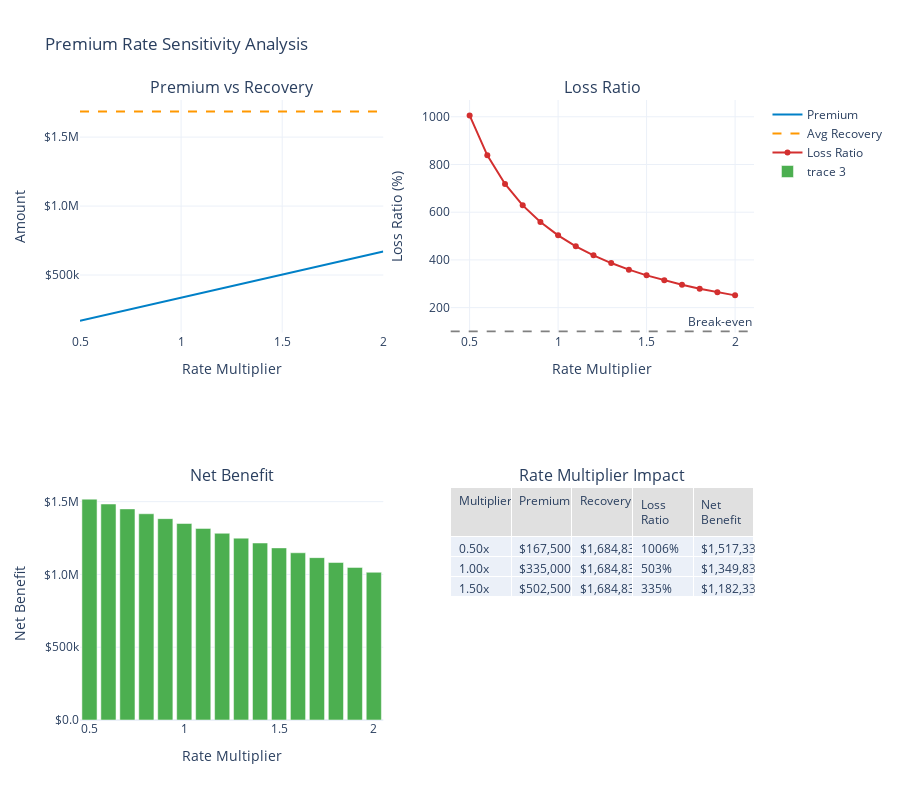

Here is the notebook cell this chart was saved with:
### Markdown cell above
## 3. Premium Sensitivity Analysis

### Code cell
def premium_sensitivity_analysis():
    """Analyze sensitivity to premium rates."""
    
    # Base configuration
    base_attachments = [0, 5_000_000, 25_000_000]
    base_limits = [5_000_000, 20_000_000, 25_000_000]
    base_rates = [0.015, 0.008, 0.004]
    
    # Generate losses
    loss_generator = ManufacturingLossGenerator(
        attritional_params={
            'base_frequency': 5.0,
            'severity_mean': 50_000,
            'severity_cv': 0.8
        },
        large_params={
            'base_frequency': 0.5,
            'severity_mean': 2_000_000,
            'severity_cv': 1.2
        },
        catastrophic_params={
            'base_frequency': 0.02,
            'severity_xm': 10_000_000,
            'severity_alpha': 2.5
        },
        seed=42
    )
    
    annual_losses = []
    for _ in range(1000):
        events, stats = loss_generator.generate_losses(duration=1.0, revenue=10_000_000)
        annual_losses.append(stats['total_amount'])
    
    # Test different rate multipliers
    multipliers = np.linspace(0.5, 2.0, 16)
    results = []
    
    for mult in multipliers:
        adjusted_rates = [r * mult for r in base_rates]
        
        layers = [
            EnhancedInsuranceLayer(base_attachments[i], base_limits[i], adjusted_rates[i])
            for i in range(3)
        ]
        program = InsuranceProgram(layers)
        
        premium = program.calculate_annual_premium()
        recoveries = []
        for loss in annual_losses:
            recovery_details = program.process_claim(loss)
            recoveries.append(recovery_details['insurance_recovery'])
        
        results.append({
            'multiplier': mult,
            'premium': premium,
            'avg_recovery': np.mean(recoveries),
            'loss_ratio': np.mean(recoveries) / premium if premium > 0 else 0,
            'net_benefit': np.mean(recoveries) - premium
        })
    
    sensitivity_df = pd.DataFrame(results)
    
    # Create visualization
    fig = make_subplots(
        rows=2, cols=2,
        subplot_titles=(
            'Premium vs Recovery',
            'Loss Ratio',
            'Net Benefit',
            'Rate Multiplier Impact'
        ),
        specs=[
            [{'type': 'xy'}, {'type': 'xy'}],
            [{'type': 'bar'}, {'type': 'table'}]
        ]
    )
    
    # Premium vs Recovery
    fig.add_trace(
        go.Scatter(
            x=sensitivity_df['multiplier'],
            y=sensitivity_df['premium'],
            mode='lines',
            name='Premium',
            line=dict(color=WSJ_COLORS['blue'], width=2)
        ),
        row=1, col=1
    )
    
    fig.add_trace(
        go.Scatter(
            x=sensitivity_df['multiplier'],
            y=sensitivity_df['avg_recovery'],
            mode='lines',
            name='Avg Recovery',
            line=dict(color=WSJ_COLORS['orange'], width=2, dash='dash')
        ),
        row=1, col=1
    )
    
    # Loss Ratio
    fig.add_trace(
        go.Scatter(
            x=sensitivity_df['multiplier'],
            y=sensitivity_df['loss_ratio'] * 100,
            mode='lines+markers',
            name='Loss Ratio',
            line=dict(color=WSJ_COLORS['red'], width=2)
        ),
        row=1, col=2
    )
    
    # Add 100% reference line
    fig.add_hline(
        y=100,
        line_dash="dash",
        line_color="gray",
        annotation_text="Break-even",
        row=1, col=2
    )
    
    # Net Benefit
    fig.add_trace(
        go.Bar(
            x=sensitivity_df['multiplier'],
            y=sensitivity_df['net_benefit'],
            marker_color=np.where(sensitivity_df['net_benefit'] > 0, 
                                 WSJ_COLORS['green'], WSJ_COLORS['red'])
        ),
        row=2, col=1
    )
    
    # Rate impact table
    selected_mults = [0.5, 0.75, 1.0, 1.25, 1.5]
    selected_data = sensitivity_df[sensitivity_df['multiplier'].isin(selected_mults)]
    
    fig.add_trace(
        go.Table(
            header=dict(
                values=['Multiplier', 'Premium', 'Recovery', 'Loss Ratio', 'Net Benefit'],
                fill_color=WSJ_COLORS['light_gray'],
                align='left'
            ),
            cells=dict(
                values=[
                    [f'{x:.2f}x' for x in selected_data['multiplier']],
                    ['${:,.0f}'.format(x) for x in selected_data['premium']],
                    ['${:,.0f}'.format(x) for x in selected_data['avg_recovery']],
                    ['{:.0f}%'.format(x*100) for x in selected_data['loss_ratio']],
                    ['${:,.0f}'.format(x) for x in selected_data['net_benefit']]
                ],
                align='left'
            )
        ),
        row=2, col=2
    )
    
    # Update layout
    fig.update_layout(
        height=800,
        showlegend=True,
        title_text="Premium Rate Sensitivity Analysis",
        template='plotly_white'
    )
    
    fig.update_xaxes(title_text="Rate Multiplier", row=1, col=1)
    fig.update_xaxes(title_text="Rate Multiplier", row=1, col=2)
    fig.update_xaxes(title_text="Rate Multiplier", row=2, col=1)
    
    fig.update_yaxes(title_text="Amount", row=1, col=1, tickformat='$.2s')
    fig.update_yaxes(title_text="Loss Ratio (%)", row=1, col=2)
    fig.update_yaxes(title_text="Net Benefit", row=2, col=1, tickformat='$.2s')
    
    fig.show()
    
    # Find optimal multiplier
    optimal_idx = sensitivity_df['net_benefit'].idxmax()
    optimal_mult = sensitivity_df.loc[optimal_idx, 'multiplier']
    
    print("\nSensitivity Analysis Summary:")
    print("="*70)
    print(f"Base annual premium: ${base_rates[0]*base_limits[0] + base_rates[1]*base_limits[1] + base_rates[2]*base_limits[2]:,.0f}")
    print(f"Average annual loss: ${np.mean(annual_losses):,.0f}")
    print(f"\nOptimal rate multiplier: {optimal_mult:.2f}x")
    print(f"Optimal premium: ${sensitivity_df.loc[optimal_idx, 'premium']:,.0f}")
    print(f"Expected recovery: ${sensitivity_df.loc[optimal_idx, 'avg_recovery']:,.0f}")
    print(f"Net benefit: ${sensitivity_df.loc[optimal_idx, 'net_benefit']:,.0f}")
    print(f"Loss ratio at optimum: {sensitivity_df.loc[optimal_idx, 'loss_ratio']*100:.1f}%")

# Run sensitivity analysis
premium_sensitivity_analysis()

### Figure 1 — Plotly figure (JSON) as saved in the notebook; plotly's stock layout.template omitted (floating-point values rounded to 4 significant figures)
{"data": [{"line": {"color": "#0080C7", "width": 2}, "mode": "lines", "name": "Premium", "type": "scatter", "x": [0.5, 0.6, 0.7, 0.8, 0.9, 1.0, 1.1, 1.2, 1.3, 1.4, 1.5, 1.6, 1.7, 1.8, 1.9, 2.0], "xaxis": "x", "y": [167500.0, 201000.0, 234500.0, 268000.0, 301500.0, 335000.0, 368500.0, 402000.0, 435500.0, 469000.0, 502500.0, 536000.0, 569500.0, 603000.0, 636500.0, 670000.0], "yaxis": "y"}, {"line": {"color": "#FF9800", "dash": "dash", "width": 2}, "mode": "lines", "name": "Avg Recovery", "type": "scatter", "x": [0.5, 0.6, 0.7, 0.8, 0.9, 1.0, 1.1, 1.2, 1.3, 1.4, 1.5, 1.6, 1.7, 1.8, 1.9, 2.0], "xaxis": "x", "y": [1685000.0, 1685000.0, 1685000.0, 1685000.0, 1685000.0, 1685000.0, 1685000.0, 1685000.0, 1685000.0, 1685000.0, 1685000.0, 1685000.0, 1685000.0, 1685000.0, 1685000.0, 1685000.0], "yaxis": "y"}, {"line": {"color": "#D32F2F", "width": 2}, "mode": "lines+markers", "name": "Loss Ratio", "type": "scatter", "x": [0.5, 0.6, 0.7, 0.8, 0.9, 1.0, 1.1, 1.2, 1.3, 1.4, 1.5, 1.6, 1.7, 1.8, 1.9, 2.0], "xaxis": "x2", "y": [1006.0, 838.2, 718.5, 628.7, 558.8, 502.9, 457.2, 419.1, 386.9, 359.2, 335.3, 314.3, 295.8, 279.4, 264.7, 251.5], "yaxis": "y2"}, {"marker": {"color": ["#4CAF50", "#4CAF50", "#4CAF50", "#4CAF50", "#4CAF50", "#4CAF50", "#4CAF50", "#4CAF50", "#4CAF50", "#4CAF50", "#4CAF50", "#4CAF50", "#4CAF50", "#4CAF50", "#4CAF50", "#4CAF50"]}, "type": "bar", "x": [0.5, 0.6, 0.7, 0.8, 0.9, 1.0, 1.1, 1.2, 1.3, 1.4, 1.5, 1.6, 1.7, 1.8, 1.9, 2.0], "xaxis": "x3", "y": [1517000.0, 1484000.0, 1450000.0, 1417000.0, 1383000.0, 1350000.0, 1316000.0, 1283000.0, 1249000.0, 1216000.0, 1182000.0, 1149000.0, 1115000.0, 1082000.0, 1048000.0, 1015000.0], "yaxis": "y3"}, {"cells": {"align": "left", "values": [["0.50x", "1.00x", "1.50x"], ["$167,500", "$335,000", "$502,500"], ["$1,684,839", "$1,684,839", "$1,684,839"], ["1006%", "503%", "335%"], ["$1,517,339", "$1,349,839", "$1,182,339"]]}, "domain": {"x": [0.55, 1], "y": [0, 0.375]}, "header": {"align": "left", "fill": {"color": "#E0E0E0"}, "values": ["Multiplier", "Premium", "Recovery", "Loss Ratio", "Net Benefit"]}, "type": "table"}], "layout": {"annotations": [{"font": {"size": 16}, "showarrow": false, "text": "Premium vs Recovery", "x": 0.225, "xanchor": "center", "xref": "paper", "y": 1, "yanchor": "bottom", "yref": "paper"}, {"font": {"size": 16}, "showarrow": false, "text": "Loss Ratio", "x": 0.775, "xanchor": "center", "xref": "paper", "y": 1, "yanchor": "bottom", "yref": "paper"}, {"font": {"size": 16}, "showarrow": false, "text": "Net Benefit", "x": 0.225, "xanchor": "center", "xref": "paper", "y": 0.375, "yanchor": "bottom", "yref": "paper"}, {"font": {"size": 16}, "showarrow": false, "text": "Rate Multiplier Impact", "x": 0.775, "xanchor": "center", "xref": "paper", "y": 0.375, "yanchor": "bottom", "yref": "paper"}, {"showarrow": false, "text": "Break-even", "x": 1, "xanchor": "right", "xref": "x2 domain", "y": 100, "yanchor": "bottom", "yref": "y2"}], "height": 800, "shapes": [{"line": {"color": "gray", "dash": "dash"}, "type": "line", "x0": 0, "x1": 1, "xref": "x2 domain", "y0": 100, "y1": 100, "yref": "y2"}], "showlegend": true, "title": {"text": "Premium Rate Sensitivity Analysis"}, "xaxis": {"anchor": "y", "domain": [0, 0.45], "title": {"text": "Rate Multiplier"}}, "xaxis2": {"anchor": "y2", "domain": [0.55, 1], "title": {"text": "Rate Multiplier"}}, "xaxis3": {"anchor": "y3", "domain": [0, 0.45], "title": {"text": "Rate Multiplier"}}, "yaxis": {"anchor": "x", "domain": [0.625, 1], "tickformat": "$.2s", "title": {"text": "Amount"}}, "yaxis2": {"anchor": "x2", "domain": [0.625, 1], "title": {"text": "Loss Ratio (%)"}}, "yaxis3": {"anchor": "x3", "domain": [0, 0.375], "tickformat": "$.2s", "title": {"text": "Net Benefit"}}}}
